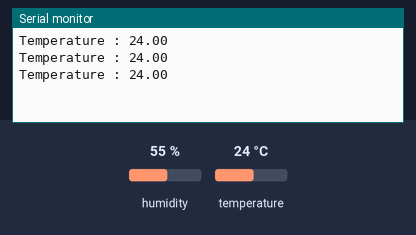
Recording of a sketch running on a simulated Arduino Uno, built with avr-gcc and run on an emulated ATmega328P. On the bench: the last lines printed to the serial monitor. Inputs (shaded band) come from the test bench; at power-on: temperature 24 °C, humidity 55 %.

Above: at 3.8 s.
3.9 s: temperature set to 12 °C
At 6.5 s:
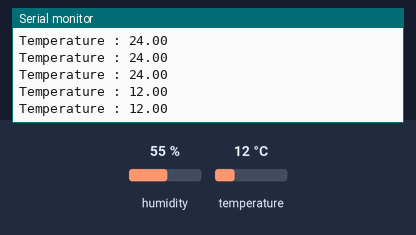
6.7 s: temperature set to 19 °C
At 7.9 s:
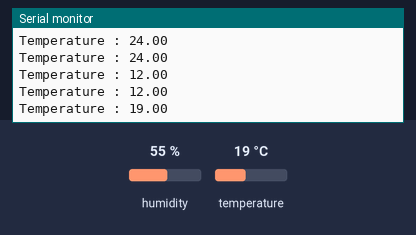
Timing chart, 0 to 9.7 s (numbered marks = the images above; inputs shaded):
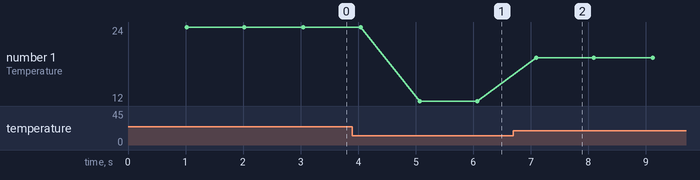

Measured:
- after the input at 3.9 s, the serial monitor: prints a new line after 1.2 s (image 1)
- after the input at 6.7 s, the serial monitor: prints a new line after 0.40 s (image 2)
- plotted number 1: 24 → 12 after the input at 3.9 s, 12 → 19 after the input at 6.7 s

The sketch:

ceksuhu.ino
```cpp
#include <DHT.h>
#define dhtPin 15
#define dhtType DHT11

DHT dht(dhtPin, dhtType);
void setup() {
  Serial.begin(9600);
  dht.begin();
}

void loop() {
  delay(1000);
  float celcius = dht.readTemperature();
  Serial.print("Temperature : ");
  Serial.print(celcius);
  Serial.println();
}
```
